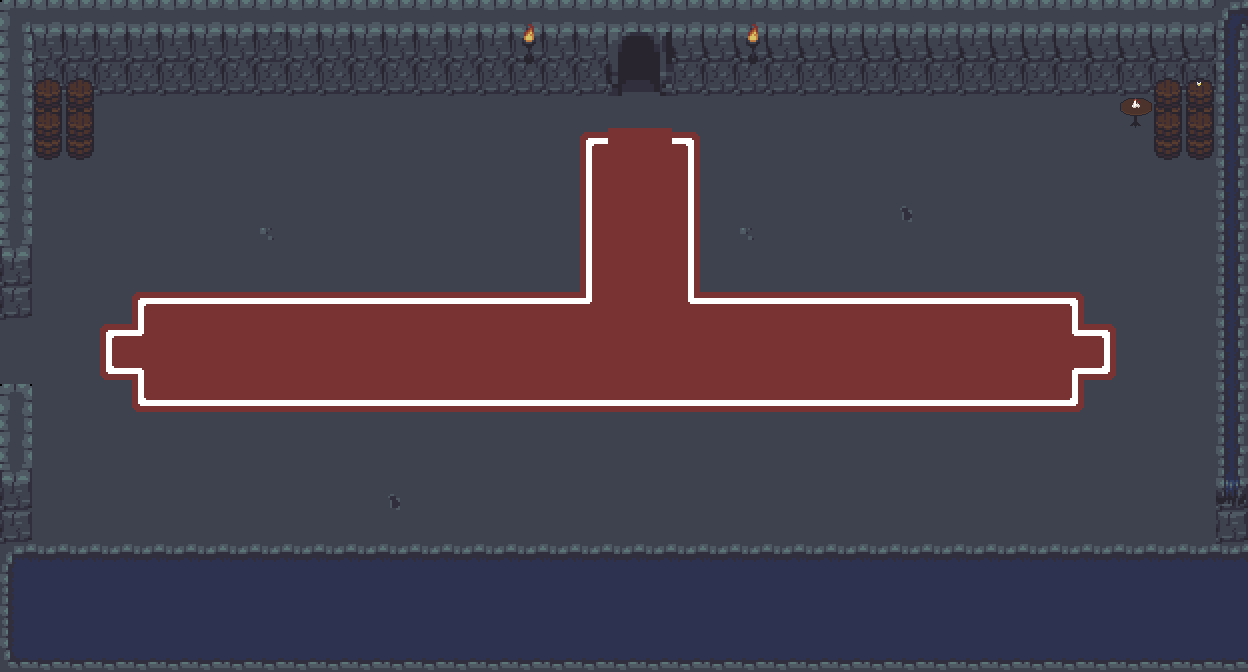

Rendered tile map (Tiled .tmx) drawn with the repository's tilesets; below, a short description and the full map source, tile grids included:
An orthogonal 39x21 tile map with 32x32 px tiles, 3 tile layers (BACKGROUND, DETAILS, DETAILS 2) and 16 objects.

<map version="1.9" tiledversion="1.9.2" orientation="orthogonal" renderorder="right-down" width="39" height="21" tilewidth="32" tileheight="32" infinite="0" nextlayerid="8" nextobjectid="37">
 <tileset firstgid="1" name="improved_dungeon" tilewidth="32" tileheight="32" tilecount="304" columns="19">
  <image source="improved_dungeon.png" width="608" height="512" />
 </tileset>
 <layer id="1" name="BACKGROUND" width="39" height="21">
  <data encoding="csv">
137,138,138,138,138,138,138,138,138,138,138,138,138,138,138,138,138,138,138,138,138,138,138,138,138,138,138,138,138,138,138,138,138,138,138,138,138,138,109,
156,194,191,191,191,191,194,194,213,194,194,194,194,194,194,194,194,194,194,214,215,195,195,195,195,195,195,195,195,196,157,157,157,157,157,157,157,157,109,
156,213,213,213,213,213,213,213,213,213,213,213,213,213,213,213,213,213,213,233,234,213,213,213,213,213,213,213,213,213,213,213,213,213,213,213,213,213,109,
156,21,21,41,41,41,21,21,21,41,41,41,41,41,41,41,41,41,41,41,21,21,22,41,21,21,21,21,21,21,21,21,21,41,41,21,22,41,109,
156,41,41,41,41,41,41,41,41,41,41,21,41,41,41,41,41,41,182,223,223,184,41,41,41,41,41,41,41,41,41,41,41,41,41,41,22,41,109,
156,21,21,41,41,41,41,41,41,21,21,41,41,41,41,41,41,41,201,223,223,203,41,41,41,41,41,41,41,42,41,41,41,41,41,41,22,41,109,
156,41,41,41,41,41,41,41,41,41,41,42,42,42,42,42,42,42,201,223,223,203,41,41,41,41,41,41,40,61,42,42,41,41,22,41,22,41,109,
159,59,59,41,41,41,41,41,23,42,42,42,42,42,42,41,41,41,201,223,223,203,41,23,41,41,41,41,59,60,41,41,41,41,41,41,22,41,109,
178,59,41,41,42,41,41,41,21,41,41,41,41,42,42,42,42,42,201,223,223,203,41,41,41,41,41,41,41,41,41,42,41,42,42,42,22,41,109,
178,59,41,42,182,183,183,183,183,183,183,183,183,183,183,183,183,183,225,223,223,224,183,183,183,183,183,183,183,183,183,183,183,184,41,41,41,41,109,
41,59,41,182,225,223,223,223,223,223,223,223,223,223,223,223,223,223,223,223,223,223,223,223,223,223,223,223,223,223,223,223,223,224,186,41,21,41,109,
59,59,41,220,206,223,223,223,223,223,223,223,223,223,223,223,223,223,223,223,223,223,223,223,223,223,223,223,223,223,223,223,223,205,187,41,41,42,109,
140,59,41,59,220,221,221,221,221,221,221,221,221,221,221,221,221,221,221,221,221,221,221,221,221,221,221,221,221,221,221,221,221,222,42,42,42,42,109,
156,59,41,59,41,41,41,41,42,42,42,42,42,42,42,41,41,41,41,42,42,42,42,42,41,41,41,42,42,42,41,41,41,60,61,61,22,41,109,
159,59,41,61,41,41,41,41,41,41,41,41,41,41,42,42,42,42,42,42,42,42,42,42,41,41,42,42,42,60,41,41,41,59,60,61,22,41,109,
178,42,42,60,41,41,41,41,41,41,41,41,40,41,41,41,42,42,42,42,42,41,41,41,41,41,42,42,41,60,42,42,61,59,60,61,22,41,178,
178,59,59,60,41,41,41,41,41,41,41,41,41,41,41,41,41,41,41,41,42,42,42,42,42,42,42,42,41,60,61,61,59,59,60,61,22,41,178,
13,14,14,14,14,14,14,14,14,14,14,14,14,14,14,14,14,14,14,14,14,14,14,14,14,14,14,14,14,14,14,14,14,14,14,14,14,14,14,
32,33,33,33,33,33,33,33,33,33,33,33,33,33,33,33,33,33,33,33,33,33,33,33,33,33,33,33,33,33,33,33,33,33,33,33,33,33,33,
32,33,33,33,33,33,33,33,33,33,33,33,33,33,33,33,33,33,33,33,33,33,33,33,33,33,33,33,33,33,33,33,33,33,33,33,33,33,33,
51,52,52,52,52,52,52,52,52,52,52,52,52,52,52,52,52,52,52,52,52,52,52,52,52,52,52,52,52,52,52,52,52,52,52,52,52,52,52
</data>
 </layer>
 <layer id="2" name="DETAILS" width="39" height="21">
  <data encoding="csv">
0,0,0,0,0,0,0,0,0,0,0,0,0,0,0,0,105,0,0,0,0,0,0,105,0,0,0,0,0,0,0,0,0,0,0,0,0,0,68,
0,0,0,0,0,0,0,0,0,0,0,0,0,0,0,0,124,0,0,0,0,0,0,124,0,0,0,0,0,0,0,0,0,0,0,0,0,0,0,
0,239,239,0,0,0,0,0,0,0,0,0,0,0,0,0,0,0,0,0,0,0,0,0,0,0,0,0,0,0,0,0,0,0,0,0,239,239,0,
0,258,258,0,0,0,0,0,0,0,0,0,0,0,0,0,0,0,0,0,0,0,0,0,0,0,0,0,0,0,0,0,0,0,0,262,258,258,0,
0,258,258,0,0,0,0,0,0,0,0,0,0,0,0,0,0,0,0,0,0,0,0,0,0,0,0,0,0,0,0,0,0,0,0,0,0,0,0,
0,0,0,0,0,0,0,0,0,0,0,0,0,0,0,0,0,0,0,0,0,0,0,0,0,0,0,0,0,0,0,0,0,0,0,0,0,0,0,
0,0,0,0,0,0,0,0,0,0,0,0,0,0,0,0,0,0,0,0,0,0,0,0,0,0,0,0,0,0,0,0,0,0,0,0,0,0,0,
0,0,0,0,0,0,0,0,0,0,0,0,0,0,0,0,0,0,0,0,0,0,0,0,0,0,0,0,0,0,0,0,0,0,0,0,0,0,0,
0,0,0,0,0,0,0,0,0,0,0,0,0,0,0,0,0,0,0,0,0,0,0,0,0,0,0,0,0,0,0,0,0,0,0,0,0,0,0,
0,0,0,0,0,0,0,0,0,0,0,0,0,0,0,0,0,0,0,0,0,0,0,0,0,0,0,0,0,0,0,0,0,0,0,0,0,0,0,
0,0,0,0,0,0,0,0,0,0,0,0,0,0,0,0,0,0,0,0,0,0,0,0,0,0,0,0,0,0,0,0,0,0,0,0,0,0,0,
0,0,0,0,0,0,0,0,0,0,0,0,0,0,0,0,0,0,0,0,0,0,0,0,0,0,0,0,0,0,0,0,0,0,0,0,0,0,0,
0,0,0,0,0,0,0,0,0,0,0,0,0,0,0,0,0,0,0,0,0,0,0,0,0,0,0,0,0,0,0,0,0,0,0,0,0,0,0,
0,0,0,0,0,0,0,0,0,0,0,0,0,0,0,0,0,0,0,0,0,0,0,0,0,0,0,0,0,0,0,0,0,0,0,0,0,0,0,
0,0,0,0,0,0,0,0,0,0,0,0,0,0,0,0,0,0,0,0,0,0,0,0,0,0,0,0,0,0,0,0,0,0,0,0,0,0,0,
0,0,0,0,0,0,0,0,0,0,0,0,0,0,0,0,0,0,0,0,0,0,0,0,0,0,0,0,0,0,0,0,0,0,0,0,0,0,128,
0,0,0,0,0,0,0,0,0,0,0,0,0,0,0,0,0,0,0,0,0,0,0,0,0,0,0,0,0,0,0,0,0,0,0,0,0,0,0,
0,0,0,0,0,0,0,0,0,0,0,0,0,0,0,0,0,0,0,0,0,0,0,0,0,0,0,0,0,0,0,0,0,0,0,0,0,0,0,
0,0,0,0,0,0,0,0,0,0,0,0,0,0,0,0,0,0,0,0,0,0,0,0,0,0,0,0,0,0,0,0,0,0,0,0,0,0,0,
0,0,0,0,0,0,0,0,0,0,0,0,0,0,0,0,0,0,0,0,0,0,0,0,0,0,0,0,0,0,0,0,0,0,0,0,0,0,0,
0,0,0,0,0,0,0,0,0,0,0,0,0,0,0,0,0,0,0,0,0,0,0,0,0,0,0,0,0,0,0,0,0,0,0,0,0,0,0
</data>
 </layer>
 <layer id="6" name="DETAILS 2" width="39" height="21">
  <data encoding="csv">
0,0,0,0,0,0,0,0,0,0,0,0,0,0,0,0,0,0,0,0,0,0,0,0,0,0,0,0,0,0,0,0,0,0,0,0,0,0,0,
0,0,0,0,0,0,0,0,0,0,0,0,0,0,0,0,0,0,0,0,0,0,0,0,0,0,0,0,0,0,0,0,0,0,0,0,0,0,0,
0,0,0,0,0,0,0,0,0,0,0,0,0,0,0,0,0,0,0,0,0,0,0,0,0,0,0,0,0,0,0,0,0,0,0,0,0,240,0,
0,239,239,0,0,0,0,0,0,0,0,0,0,0,0,0,0,0,0,0,0,0,0,0,0,0,0,0,0,0,0,0,0,0,0,243,239,239,0,
0,258,258,0,0,0,0,0,0,0,0,0,0,0,0,0,0,0,0,0,0,0,0,0,0,0,0,0,0,0,0,0,0,0,0,0,258,258,0,
0,0,0,0,0,0,0,0,0,0,0,0,0,0,0,0,0,0,0,0,0,0,0,0,0,0,0,0,0,0,0,0,0,0,0,0,0,0,0,
0,0,0,0,0,0,0,0,0,0,0,0,0,0,0,0,0,0,0,0,0,0,0,0,0,0,0,0,0,0,0,0,0,0,0,0,0,0,0,
0,0,0,0,0,0,0,0,0,0,0,0,0,0,0,0,0,0,0,0,0,0,0,0,0,0,0,0,0,0,0,0,0,0,0,0,0,0,0,
0,0,0,0,0,0,0,0,0,0,0,0,0,0,0,0,0,0,0,0,0,0,0,0,0,0,0,0,0,0,0,0,0,0,0,0,0,0,0,
0,0,0,0,0,0,0,0,0,0,0,0,0,0,0,0,0,0,0,0,0,0,0,0,0,0,0,0,0,0,0,0,0,0,0,0,0,0,0,
0,0,0,0,0,0,0,0,0,0,0,0,0,0,0,0,0,0,0,0,0,0,0,0,0,0,0,0,0,0,0,0,0,0,0,0,0,0,0,
0,0,0,0,0,0,0,0,0,0,0,0,0,0,0,0,0,0,0,0,0,0,0,0,0,0,0,0,0,0,0,0,0,0,0,0,0,0,0,
0,0,0,0,0,0,0,0,0,0,0,0,0,0,0,0,0,0,0,0,0,0,0,0,0,0,0,0,0,0,0,0,0,0,0,0,0,0,0,
0,0,0,0,0,0,0,0,0,0,0,0,0,0,0,0,0,0,0,0,0,0,0,0,0,0,0,0,0,0,0,0,0,0,0,0,0,0,0,
0,0,0,0,0,0,0,0,0,0,0,0,0,0,0,0,0,0,0,0,0,0,0,0,0,0,0,0,0,0,0,0,0,0,0,0,0,0,0,
0,0,0,0,0,0,0,0,0,0,0,0,0,0,0,0,0,0,0,0,0,0,0,0,0,0,0,0,0,0,0,0,0,0,0,0,0,0,0,
0,0,0,0,0,0,0,0,0,0,0,0,0,0,0,0,0,0,0,0,0,0,0,0,0,0,0,0,0,0,0,0,0,0,0,0,0,0,0,
0,0,0,0,0,0,0,0,0,0,0,0,0,0,0,0,0,0,0,0,0,0,0,0,0,0,0,0,0,0,0,0,0,0,0,0,0,0,0,
0,0,0,0,0,0,0,0,0,0,0,0,0,0,0,0,0,0,0,0,0,0,0,0,0,0,0,0,0,0,0,0,0,0,0,0,0,0,0,
0,0,0,0,0,0,0,0,0,0,0,0,0,0,0,0,0,0,0,0,0,0,0,0,0,0,0,0,0,0,0,0,0,0,0,0,0,0,0,
0,0,0,0,0,0,0,0,0,0,0,0,0,0,0,0,0,0,0,0,0,0,0,0,0,0,0,0,0,0,0,0,0,0,0,0,0,0,0
</data>
 </layer>
 <objectgroup id="3" name="COLLISION">
  <object id="12" x="2.66667" y="0" width="605.333" height="64" />
  <object id="3" x="1216" y="64" width="32" height="480" />
  <object id="5" x="0" y="544" width="1248" height="128" />
  <object id="6" x="0" y="384" width="32" height="160" />
  <object id="7" x="0" y="64" width="32" height="224" />
  <object id="17" x="672" y="0" width="573.333" height="64" />
  <object id="32" x="32" y="64" width="64" height="64" />
  <object id="35" x="1152" y="64" width="64" height="64" />
  <object id="36" x="1120" y="64" width="32" height="32" />
 </objectgroup>
 <objectgroup id="4" name="DOOR">
  <object id="9" x="608" y="0" width="64" height="64" />
  <object id="10" x="0" y="288" width="32" height="96" />
  <object id="11" x="0" y="288" width="32" height="96" />
 </objectgroup>
 <objectgroup id="7" name="SPAWN">
  <object id="28" x="960" y="480" width="32" height="32" />
  <object id="29" x="896" y="480" width="32" height="32" />
  <object id="30" x="960" y="192" width="32" height="32" />
  <object id="31" x="352" y="480" width="32" height="32" />
 </objectgroup>
</map>
